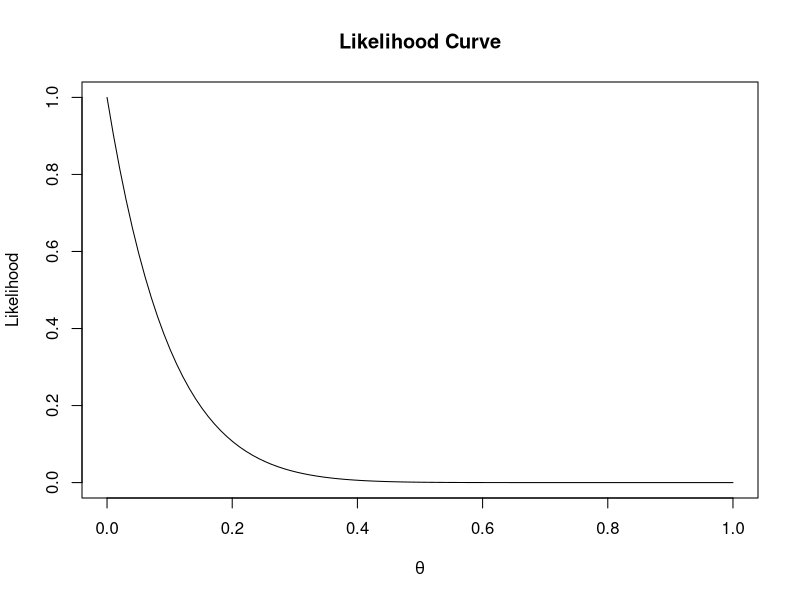

Generate this figure with R:
#plot likelihood curve----
n <- 10 #set total trials
x <- 0 #set successes
theta <- seq(0, 1, len=100) #create theta variable, from 0 to 1
like <- dbinom(x, n, theta) #create likelihood function
plot(theta, like, type='l', xlab=expression(theta), ylab='Likelihood', main="Likelihood Curve")

#Š Daniel Lakens, 2016. 
# This work is licensed under a Creative Commons Attribution-NonCommercial-ShareAlike 4.0 International License. https://creativecommons.org/licenses/by-nc-sa/4.0/